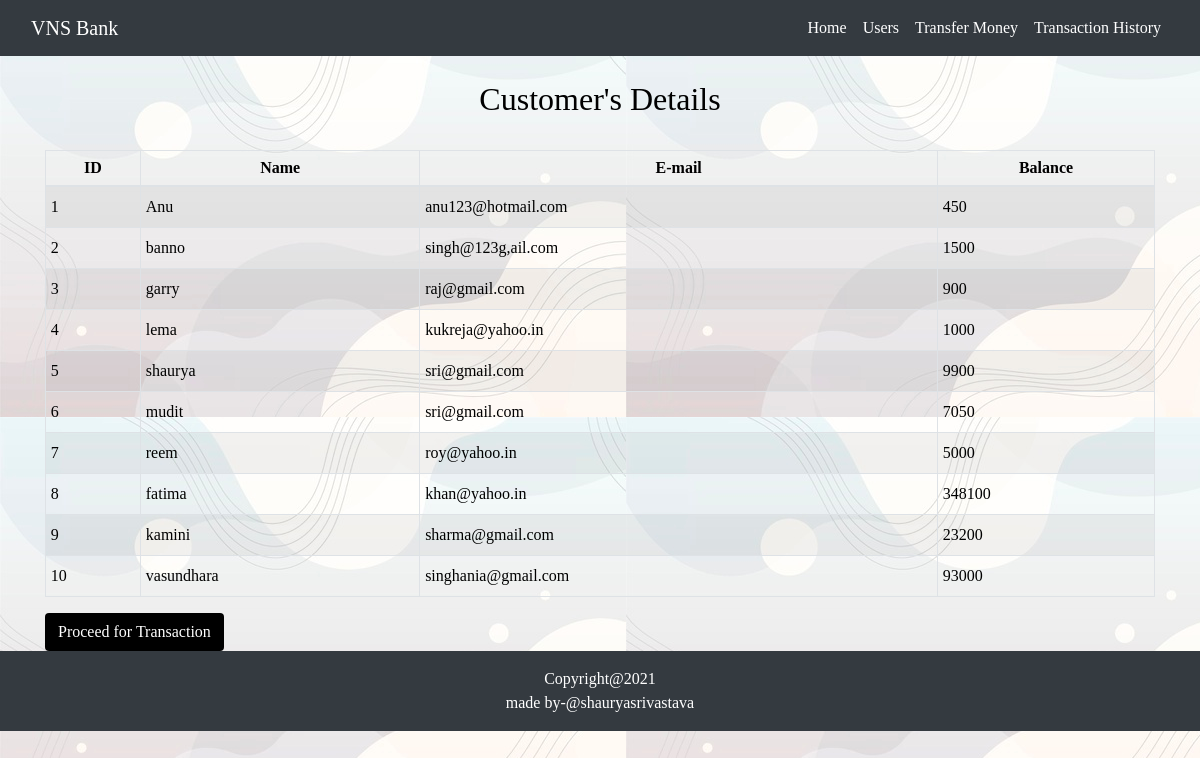
Screenshot of /user.php with the database file from the repository.
### tables this page shows
CREATE TABLE `users` (
  `id` int(255) NOT NULL,
  `name` varchar(255) DEFAULT NULL,
  `email` varchar(255) DEFAULT NULL,
  `balance` int(255) DEFAULT NULL
);

### user.php (the view, shortened to what this page needs)
<!DOCTYPE html>
<html>
<head>
  <link rel="stylesheet" type="text/css" href="style.css">
  <link rel="stylesheet" href="https://maxcdn.bootstrapcdn.com/bootstrap/4.5.2/css/bootstrap.min.css">
</head>
<body>
 <?php
    $servername = "localhost:3307";
$username = "root";
$password = "";
$database="bank";
$conn = mysqli_connect($servername, $username, $password,$database);
    $sql = "SELECT * FROM users";
    $result = mysqli_query($conn,$sql);
?>
<nav class="navbar navbar-expand-lg navbar-dark bg-dark">
  <div class="container-fluid">
    <a class="navbar-brand" href="#">VNS Bank</a>
    <div class="collapse navbar-collapse" id="navbarSupportedContent">
      <ul class="navbar-nav ml-auto mb-2 mb-lg-0">
        <li class="nav-item">
          <a class="nav-link active" aria-current="page" href="index.php">Home</a>
        </li>
        <li class="nav-item">
          <a class="nav-link active" href="user.php">Users</a>
        </li>
        <li class="nav-item">
          <a class="nav-link active " href="transaction.php">Transfer Money</a>
        </li>
        <li class="nav-item">
          <a class="nav-link active" href="transactionhistory.php">Transaction History</a>
        </li>
      </ul>
    </div>
  </div>
</nav>
<div class="container">
  <h2 class="text-center pt-4" style="color:black">Customer's Details</h2>
  <br>
  <div class="row">
    <div class="col">
      <div class="table-responsive-sm">
        <table class="table table-hover table-sm table-striped table-condensed table-bordered" style="border-color:black;">
          <thead style="color : black;">
            <tr>
              <th scope="col" class="text-center" py-2>ID</th>
              <th scope="col" class="text-center" py-2>Name</th>
              <th scope="col" class="text-center" py-2>E-mail</th>
              <th scope="col" class="text-center" py-2>Balance</th>
            </tr>
          </thead>
          <tbody>
           <?php
                    while($rows=mysqli_fetch_assoc($result)){
                ?>
                    <tr style="color : black;">
                        <td class="py-2"><?php echo $rows['id'] ?></td>
                        <td class="py-2"><?php echo $rows['name']?></td>
                        <td class="py-2"><?php echo $rows['email']?></td>
                        <td class="py-2"><?php echo $rows['balance']?></td>
                    </tr>
                <?php
                    }
                ?>
          </tbody>
        </table>
        <div>
          <a href="transaction.php" class="btn" style="background-color:black; color:white;"
     >Proceed for Transaction</a>
        </div>
      </div>
    </div>
  </div>
</div>
<footer>
  <p class="p-3 bg-dark text-white text-center">Copyright@2021 <br>made by-@shauryasrivastava </p>
</footer>
</body>
</html>

### style.css (style rules this page uses)
* { margin:0; padding:0; font-family:cursive; }

### user.php (style rules this page uses)
body { background-image: url('images/C12.jpg'); }

### rows the page displays
users: id "1", name "Anu", email "anu123@hotmail.com", balance "450"
users: id "2", name "banno", email "singh@123g,ail.com", balance "1500"
users: id "3", name "garry", email "raj@gmail.com", balance "900"
users: id "4", name "lema", email "kukreja@yahoo.in", balance "1000"
users: id "5", name "shaurya", email "sri@gmail.com", balance "9900"
users: id "6", name "mudit", email "sri@gmail.com", balance "7050"
users: id "7", name "reem", email "roy@yahoo.in", balance "5000"
users: id "8", name "fatima", email "khan@yahoo.in", balance "348100"
users: id "9", name "kamini", email "sharma@gmail.com", balance "23200"
users: id "10", name "vasundhara", email "singhania@gmail.com", balance "93000"
